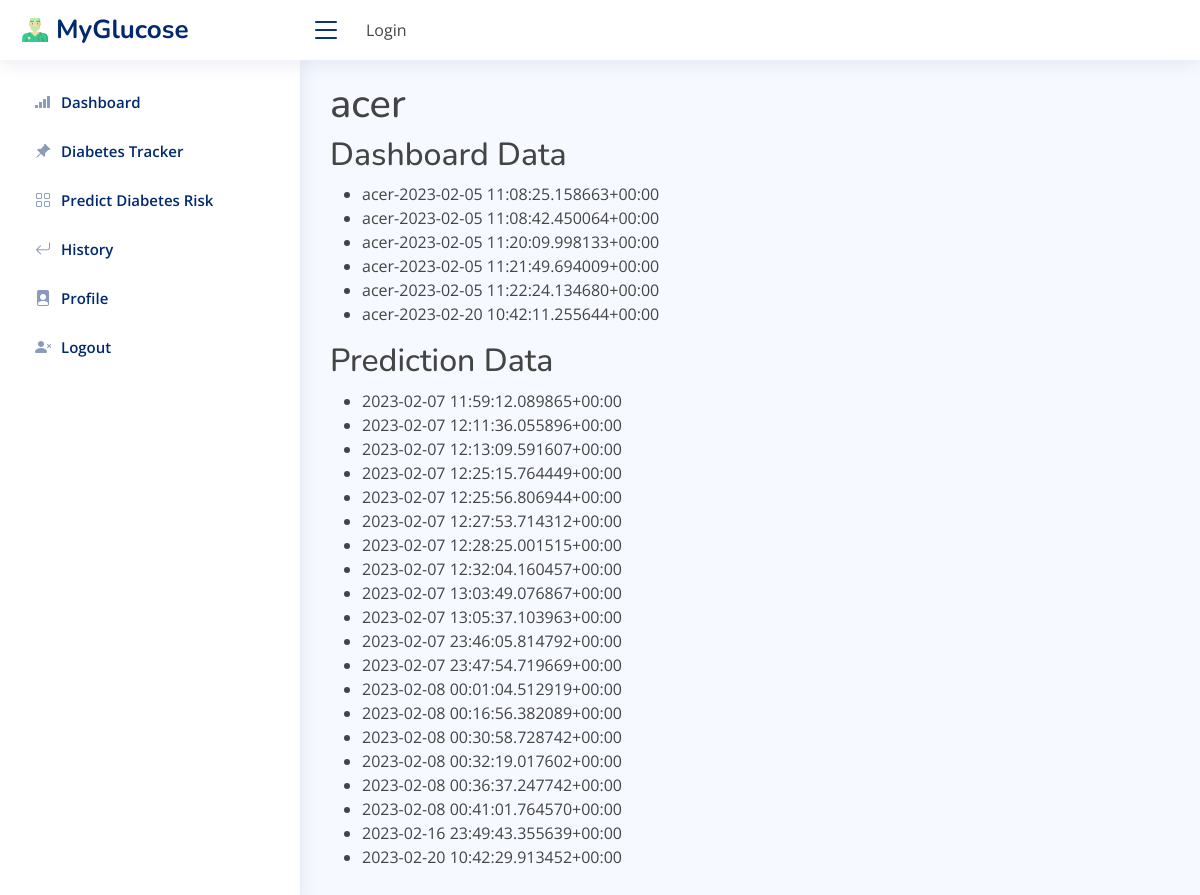
Screenshot of /indexadmin/info/1/ with the database file from the repository.
### dashboard/models.py (models this page shows, shortened)
class DashboardData(models.Model):
	author = models.ForeignKey(User, on_delete=models.CASCADE)
	glucose = models.IntegerField(null=True)
	weight = models.IntegerField(null=True)
	systolic_bp = models.IntegerField(null=True)
	diastolic_bp = models.IntegerField(null=True)
	dateNow = models.DateTimeField(auto_now_add=True)
	def __str__(self):
		return f'{self.author}-{self.dateNow}'

class PredictionData(models.Model):
	author = models.ForeignKey(User, on_delete=models.CASCADE)
	height = models.FloatField(null=True)
	weight = models.PositiveIntegerField(null=True)
	age = models.PositiveIntegerField(null=True)
	date = models.DateTimeField(auto_now_add=True)
	dpf = models.FloatField(default=0)
	bmi = models.FloatField(blank=True)
	predictions = models.PositiveIntegerField(blank=True)
	def __str__(self):
		return str(self.date)

### dashboard/views.py (the view)
# urls.py: path('info/<int:user_id>/', views.patientInfo, name='admindashboard-patientInfo'),
def info(request, user_id):
    user = get_object_or_404(User, pk=user_id)
    dashboard_data = DashboardData.objects.filter(author=user)
    prediction_data = PredictionData.objects.filter(author=user)
    context = {
        'user': user,
        'dashboard_data': dashboard_data,
        'prediction_data': prediction_data,
    }
    return render(request, 'dashboard/admininfo.html', context)

### templates/dashboard/admininfo.html (shortened to what this page needs)
{% extends 'partials/base.html' %}
{% block content %}
<section class="section dashboard">
  <h1>{{ user.username }}</h1>
<h2>Dashboard Data</h2>
<ul>
{% for data in dashboard_data %}
  <li>{{ data }}</li>
{% empty %}
  <li>No data found.</li>
{% endfor %}
</ul>
<h2>Prediction Data</h2>
<ul>
{% for data in prediction_data %}
  <li>{{ data }}</li>
{% empty %}
  <li>No data found.</li>
{% endfor %}
</ul>
</section>
{% endblock %}

### static/assets/css/style.css (style rules this page uses)
:root { scroll-behavior: smooth; }
body { font-family: "Open Sans", sans-serif; background: #f6f9ff; color: #444444; }
h1, h2, h3, h4, h5, h6 { font-family: "Nunito", sans-serif; }

### rows the page displays
DashboardData: author+dateNow "acer-2023-02-05 11:08:25.158663+00:00"
DashboardData: author+dateNow "acer-2023-02-05 11:08:42.450064+00:00"
DashboardData: author+dateNow "acer-2023-02-05 11:20:09.998133+00:00"
DashboardData: author+dateNow "acer-2023-02-05 11:21:49.694009+00:00"
DashboardData: author+dateNow "acer-2023-02-05 11:22:24.134680+00:00"
DashboardData: author+dateNow "acer-2023-02-20 10:42:11.255644+00:00"
PredictionData: date "2023-02-07 11:59:12.089865+00:00"
PredictionData: date "2023-02-07 12:11:36.055896+00:00"
PredictionData: date "2023-02-07 12:13:09.591607+00:00"
PredictionData: date "2023-02-07 12:25:15.764449+00:00"
PredictionData: date "2023-02-07 12:25:56.806944+00:00"
PredictionData: date "2023-02-07 12:27:53.714312+00:00"
PredictionData: date "2023-02-07 12:28:25.001515+00:00"
PredictionData: date "2023-02-07 12:32:04.160457+00:00"
PredictionData: date "2023-02-07 13:03:49.076867+00:00"
PredictionData: date "2023-02-07 13:05:37.103963+00:00"
PredictionData: date "2023-02-07 23:46:05.814792+00:00"
PredictionData: date "2023-02-07 23:47:54.719669+00:00"
PredictionData: date "2023-02-08 00:01:04.512919+00:00"
PredictionData: date "2023-02-08 00:16:56.382089+00:00"
PredictionData: date "2023-02-08 00:30:58.728742+00:00"
PredictionData: date "2023-02-08 00:32:19.017602+00:00"
PredictionData: date "2023-02-08 00:36:37.247742+00:00"
PredictionData: date "2023-02-08 00:41:01.764570+00:00"
PredictionData: date "2023-02-16 23:49:43.355639+00:00"
PredictionData: date "2023-02-20 10:42:29.913452+00:00"

### other values shown
{{ user.username }} "acer"
